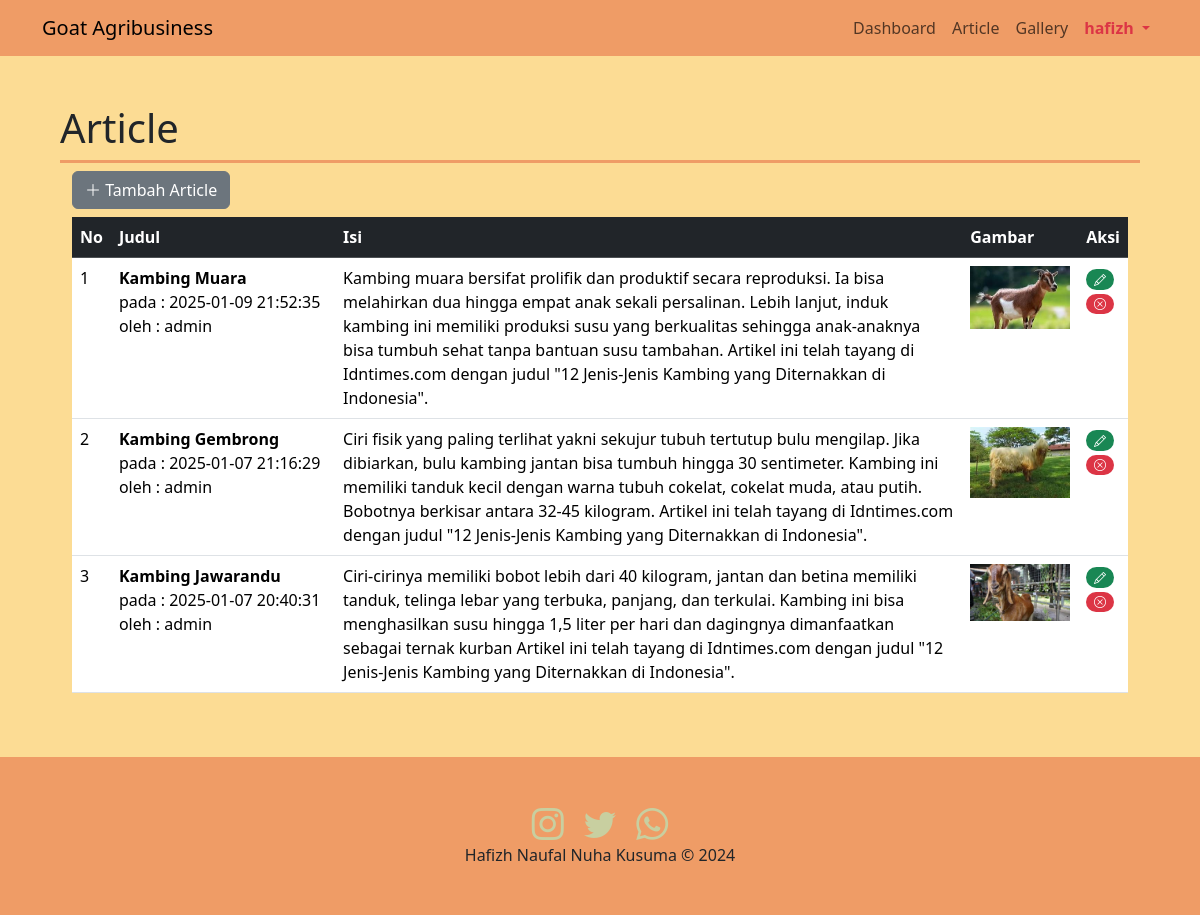
/admin.php?page=article (signed in), run on the app's committed database.
### tables this page shows
CREATE TABLE `article` (
  `id` int(11) NOT NULL,
  `judul` text DEFAULT NULL,
  `isi` text DEFAULT NULL,
  `gambar` text DEFAULT NULL,
  `tanggal` datetime DEFAULT NULL,
  `username` varchar(50) DEFAULT NULL
);

### article.php (the view, shortened to what this page needs)
<div class="container">
<button type="button" class="btn btn-secondary mb-2" data-bs-toggle="modal" data-bs-target="#modalTambah">
    <i class="bi bi-plus-lg"></i> Tambah Article
</button>
    <div class="row">
        <div class="table-responsive">
            <table class="table table-hover">
                <thead class="table-dark">
                    <tr>
                        <th>No</th>
                        <th class="w-25">Judul</th>
                        <th class="w-75">Isi</th>
                        <th class="w-25">Gambar</th>
                        <th class="w-25">Aksi</th>
                    </tr>
                </thead>
                <tbody>
                    <?php
                    $sql = "SELECT * FROM article ORDER BY tanggal DESC";
                    $hasil = $conn->query($sql);
                    $no = 1;
                    while ($row = $hasil->fetch_assoc()) {
                    ?>
                        <tr>
                            <td><?= $no++ ?></td>
                            <td>
                                <strong><?= $row["judul"] ?></strong>
                                <br>pada : <?= $row["tanggal"] ?>
                                <br>oleh : <?= $row["username"] ?>
                            </td>
                            <td><?= $row["isi"] ?></td>
                            <td>
                                <?php
                                if ($row["gambar"] != '') {
                                    if (file_exists('img/' . $row["gambar"] . '')) {
                                ?>
                                        <img src="img/<?= $row["gambar"] ?>" width="100">
                                <?php
                                    }
                                }
                                ?>
                            </td>
                            <td>
                            <a href="#" title="edit" class="badge rounded-pill text-bg-success" data-bs-toggle="modal" data-bs-target="#modalEdit<?= $row["id"] ?>"><i class="bi bi-pencil"></i></a>
                            <a href="#" title="delete" class="badge rounded-pill text-bg-danger" data-bs-toggle="modal" data-bs-target="#modalHapus<?= $row["id"] ?>"><i class="bi bi-x-circle"></i></a>
                        </td>
                        </tr>
                    <?php
                    }
                    ?>
                </tbody>
            </table>
        </div>
    </div>
</div>

### admin.php (style rules this page uses)
.footer-container { display: flex; flex-direction: column; min-height: 100vh; }

### data on the page
article: judul "Kambing Muara", tanggal "2025-01-09 21:52:35", username "admin", isi "Kambing muara bersifat prolifik dan produktif secara reproduksi. Ia bisa melahirkan dua hingga empat anak sekali persalinan. Lebih lanjut, induk kambing ini memiliki produksi susu yang berkualitas sehingga anak-anaknya bisa tumbuh sehat tanpa bantuan susu tambahan. Artikel ini telah tayang di Idntimes.com dengan judul \"12 Jenis-Jenis Kambing yang Diternakkan di Indonesia\".", gambar (picture)
article: judul "Kambing Gembrong", tanggal "2025-01-07 21:16:29", username "admin", isi "Ciri fisik yang paling terlihat yakni sekujur tubuh tertutup bulu mengilap. Jika dibiarkan, bulu kambing jantan bisa tumbuh hingga 30 sentimeter. Kambing ini memiliki tanduk kecil dengan warna tubuh cokelat, cokelat muda, atau putih. Bobotnya berkisar antara 32-45 kilogram. Artikel ini telah tayang di Idntimes.com dengan judul \"12 Jenis-Jenis Kambing yang Diternakkan di Indonesia\".", gambar (picture)
article: judul "Kambing Jawarandu", tanggal "2025-01-07 20:40:31", username "admin", isi "Ciri-cirinya memiliki bobot lebih dari 40 kilogram, jantan dan betina memiliki tanduk, telinga lebar yang terbuka, panjang, dan terkulai. Kambing ini bisa menghasilkan susu hingga 1,5 liter per hari dan dagingnya dimanfaatkan sebagai ternak kurban Artikel ini telah tayang di Idntimes.com dengan judul \"12 Jenis-Jenis Kambing yang Diternakkan di Indonesia\".", gambar (picture)

### other printed values
$_SESSION['username'] "hafizh"
$_GET['page'] "Article"
